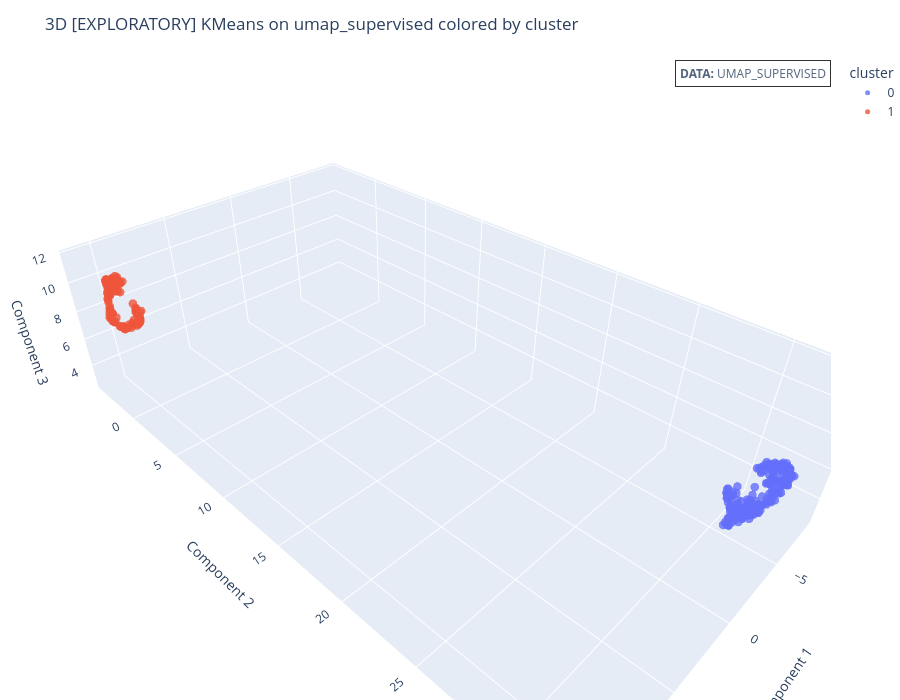
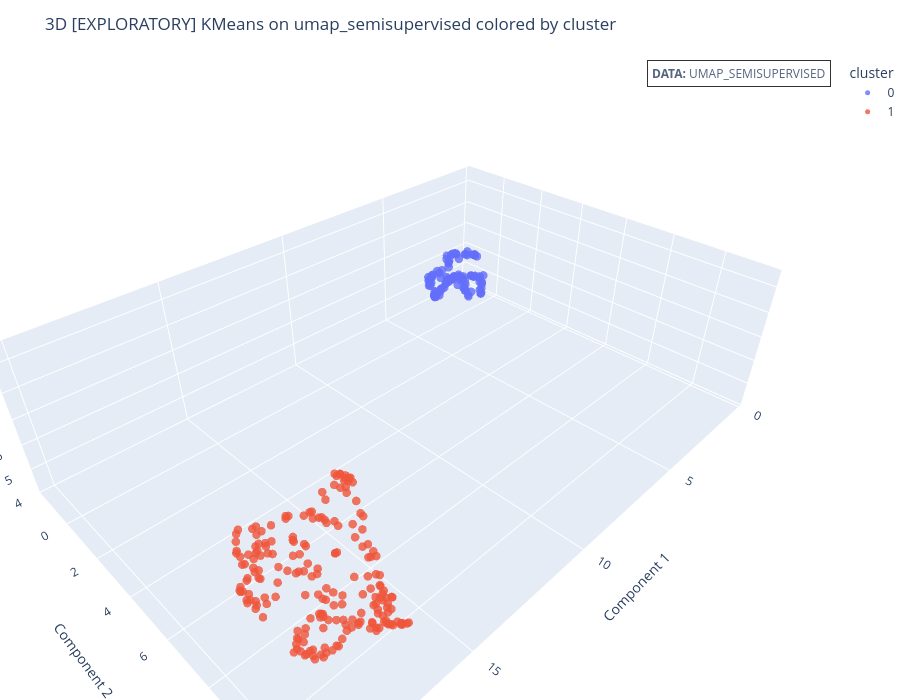
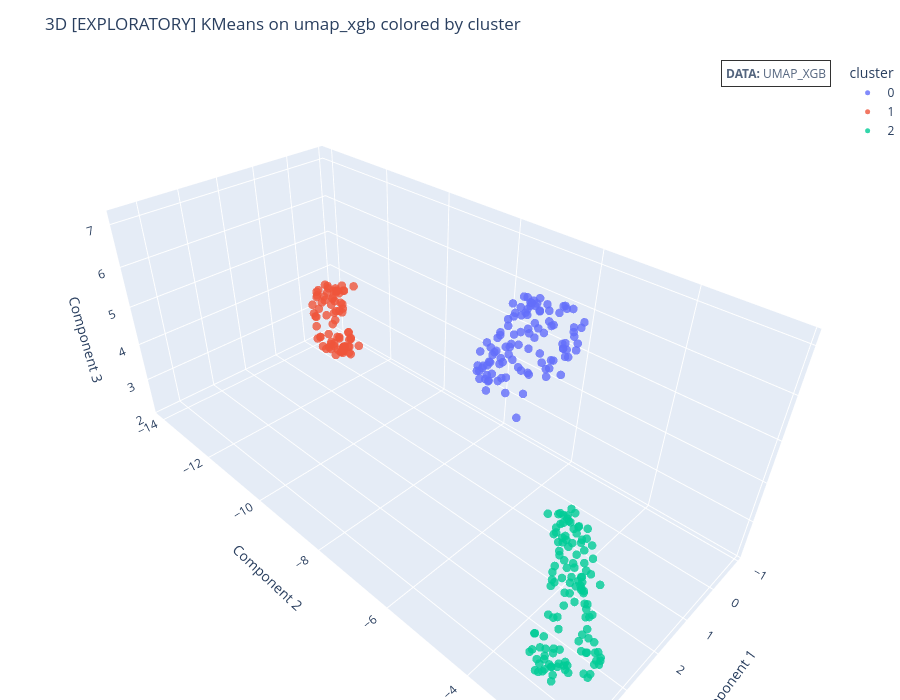

Notebook source saved alongside these figures, in order:
### Markdown cell above
### Exploratory Clustering on Supervised Embeddings

The following section applies clustering to:

- **Supervised UMAP**, **semi-supervised UMAP**, and **XGBoost leaf + UMAP**,  
  which are **label-informed** embeddings (they explicitly encode information about `DEATH_EVENT`).


Because supervised embeddings incorporate outcome information, clusters formed in these spaces **cannot be interpreted** as purely data-driven clinical subgroups. Instead, they reflect how a model organizes patients when the target label is available.

**Methodological distinction:**
- Unsupervised clusters → natural patient subgroups (data-driven)
- Supervised clusters → outcome-informed risk strata (model-driven)

Therefore, the results in this section are used primarily for **visualization, exploratory inspection, and understanding model behavior**, not for deriving final clinical conclusions.

### Code cell
rows_ex = []

exploratory_params_km = {
    "umap_supervised":     {"k": 2, "n_init": 10},
    "umap_semisupervised": {"k": 2, "n_init": 10},
    "umap_xgb":            {"k": 3, "n_init": 20},
}

for name, X in embeddings_supervised.items():
    p = exploratory_params_km[name]

    km = KMeans(n_clusters=p["k"], n_init=p["n_init"])
    labels = km.fit_predict(X)

    fig = plot_3d(X3d=X, y=labels, algorithm=f"[EXPLORATORY] KMeans on {name}", target_name="cluster", data_name=name.upper())
    show(fig)
